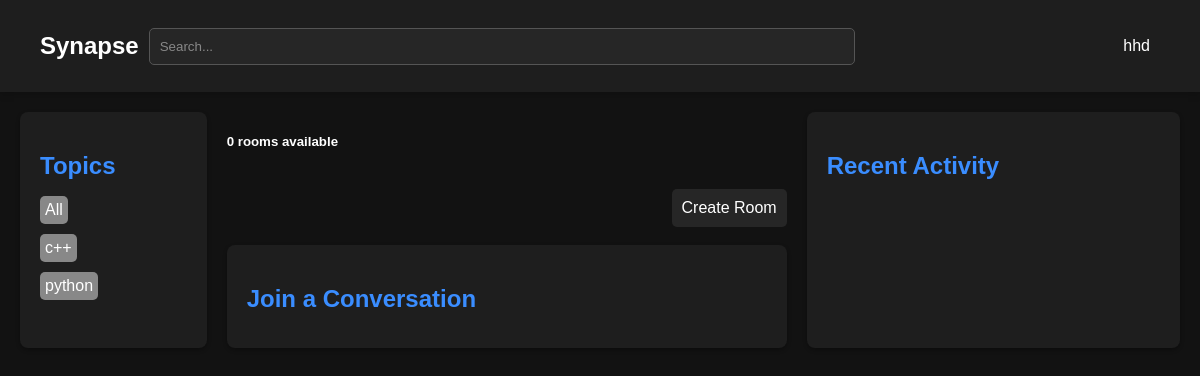
Before: /?q=javascript with the older database file.
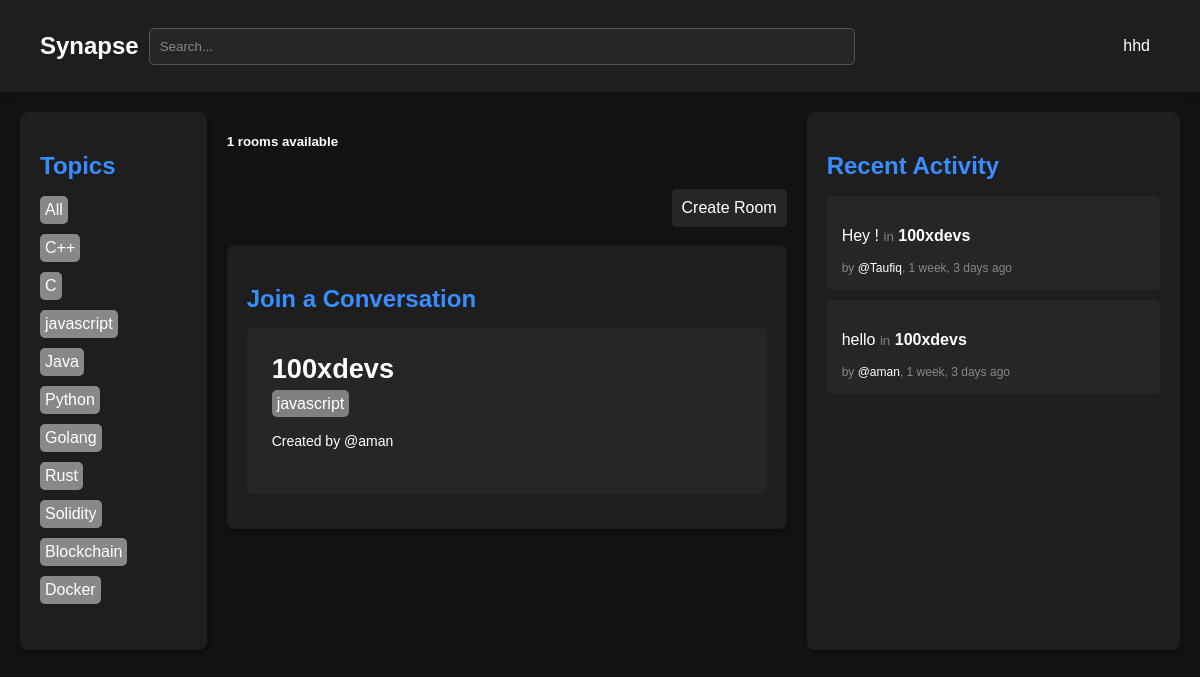
After: the same page with the newer database file.
### base/models.py (models this page shows)
class Topic(models.Model):
    name = models.CharField(max_length=200)
    def __str__(self):
        return self.name

class Room(models.Model):
    host = models.ForeignKey(User, on_delete=models.SET_NULL, null=True)
    name = models.CharField(max_length=200)
    participants = models.ManyToManyField(User,related_name='participants')
    description = models.TextField(null=True, blank=True)
    topic = models.ForeignKey(Topic, on_delete=models.SET_NULL, null=True)
    updated = models.DateTimeField(auto_now= True)
    created = models.DateTimeField(auto_now_add= True)
    class Meta:
        ordering = ['-updated', 'created']
    def __str__ (self):
        return self.name

class User(AbstractUser):
    name = models.CharField(max_length=200 ,null=True)
    email = models.EmailField(null=True,unique=True)
    bio = models.TextField(null=True)
    avatar = models.ImageField(null=True,default="avatar.png")
    USERNAME_FIELD = 'email'
    REQUIRED_FIELDS = []

class Message(models.Model):
    user = models.ForeignKey(User, on_delete=models.CASCADE)
    body = models.TextField()
    room = models.ForeignKey(Room, related_name='messages', on_delete=models.CASCADE)
    updated = models.DateTimeField(auto_now= True)
    created = models.DateTimeField(auto_now_add= True)
    class Meta:
        ordering = ['-updated', 'created']
    def __str__ (self):
        return self.body[0:50]

### base/views.py (the view)
# urls.py: 2. Add a URL to urlpatterns:  path('', views.home, name='home')
def home(request):
    q = request.GET.get('q', '')
    rooms = Room.objects.filter(Q(topic__name__icontains=q) | Q(name__icontains=q) | Q(description__icontains=q))
    topics = Topic.objects.all()
    rooms_count = rooms.count()
    room_messages = Message.objects.filter(Q(room__topic__name__icontains=q))
    return render(request, 'base/home.html', {'rooms' : rooms, 'topics': topics,'rooms_count':rooms_count, 'room_messages': room_messages})

### base/templates/base/home.html
{% extends 'main.html' %}
{% block content %}
<div class="dashboard">
       {% include 'base/topics_component.html' %}
    <div>
        <div>
            <h5>{{rooms_count}} rooms available</h5>
        </div>
        <br/>
        <div class="create-room">
            <div style=" padding: 10px; background-color: #262626; border-radius: 5px;">
                <a href="{% url 'create-room' %}">Create Room</a>
            </div>
        </div>
        <br/>
        {% include 'base/feed_component.html' %}
    </div>
      {% include 'base/activity_component.html' %}
</div>
{% endblock %}

### base/templates/base/topics_component.html
  <div class="column topics">
    <h2>Topics</h2>
    <ul>
      <li style="background-color:#888888;  padding: 5px; border-radius: 5px; margin-bottom: 10px; display: inline-block;"><a href="{% url 'home' %}">All</a></li>
      {% for topic in topics %}
      <div>
        <li style="background-color:#888888;  padding: 5px; border-radius: 5px; margin-bottom: 10px; display: inline-block;"><a href="{% url 'home' %}?q={{topic.name|urlencode }}"
          >{{topic.name}}</a
        ></li>
      </div>
      {% endfor %}
    </ul>
  </div>

### base/templates/base/feed_component.html (shortened to what this page needs)
<div class="column feeds">
  <h2>Join a Conversation</h2>
  {% for room in rooms %}
  <div class="feed-item">
    <div
      style="font-size: 1.7rem; font-weight: 700; padding-bottom: 10px"
      class="room-name"
    >
      <a href="{% url 'room' room.id %}">{{room.name}}</a>
    </div>
    <span style="background-color: gray; padding: 5px; border-radius: 5px;">{{room.topic}}</span>
    <div class="host-name">
      <a href="{% url 'user-profile' room.host.id %}"
        >Created by @{{room.host.username}}
      </a>
    </div>
  </div>
  {% endfor %}
</div>

### base/templates/base/activity_component.html (shortened to what this page needs)
<div class="column recent-activity">
  <h2>Recent Activity</h2>
  <ul>
    {% for message in room_messages %}
    <li class="activity-item">
      <p>{{message}} <small style="color: gray;">in</small> <strong>{{message.room}}</strong></p>
      <span class="activity-meta"
        >by
        <a href="{% url 'user-profile' message.user.id %}">@{{message.user.username}}</a
        >, {{message.created|timesince}} ago</span
      >
    </li>
    {% endfor %}
  </ul>
</div>

Changed rows visible on the page:
changed Topic (number 1 of 10 on the later page): name "c++" → "C++"
changed Topic (number 2 of 10 on the later page): name "python" → "C"
added Topic: name "javascript"
added Topic: name "Java"
added Topic: name "Python"
added Topic: name "Golang"
added Topic: name "Rust"
added Topic: name "Solidity"
added Topic: name "Blockchain"
added Topic: name "Docker"
now on this page (row edited): Room: name "100xdevs", topic "javascript", host.username "aman"
now on this page (row edited): Message: body "Hey !", room "100xdevs", user.username "Taufiq", created "1 week, 3 days"
added Message: body "hello", room "100xdevs", user.username "aman", created "1 week, 3 days"
Other visible differences:
{{ rooms_count }}: "0" → "1"
